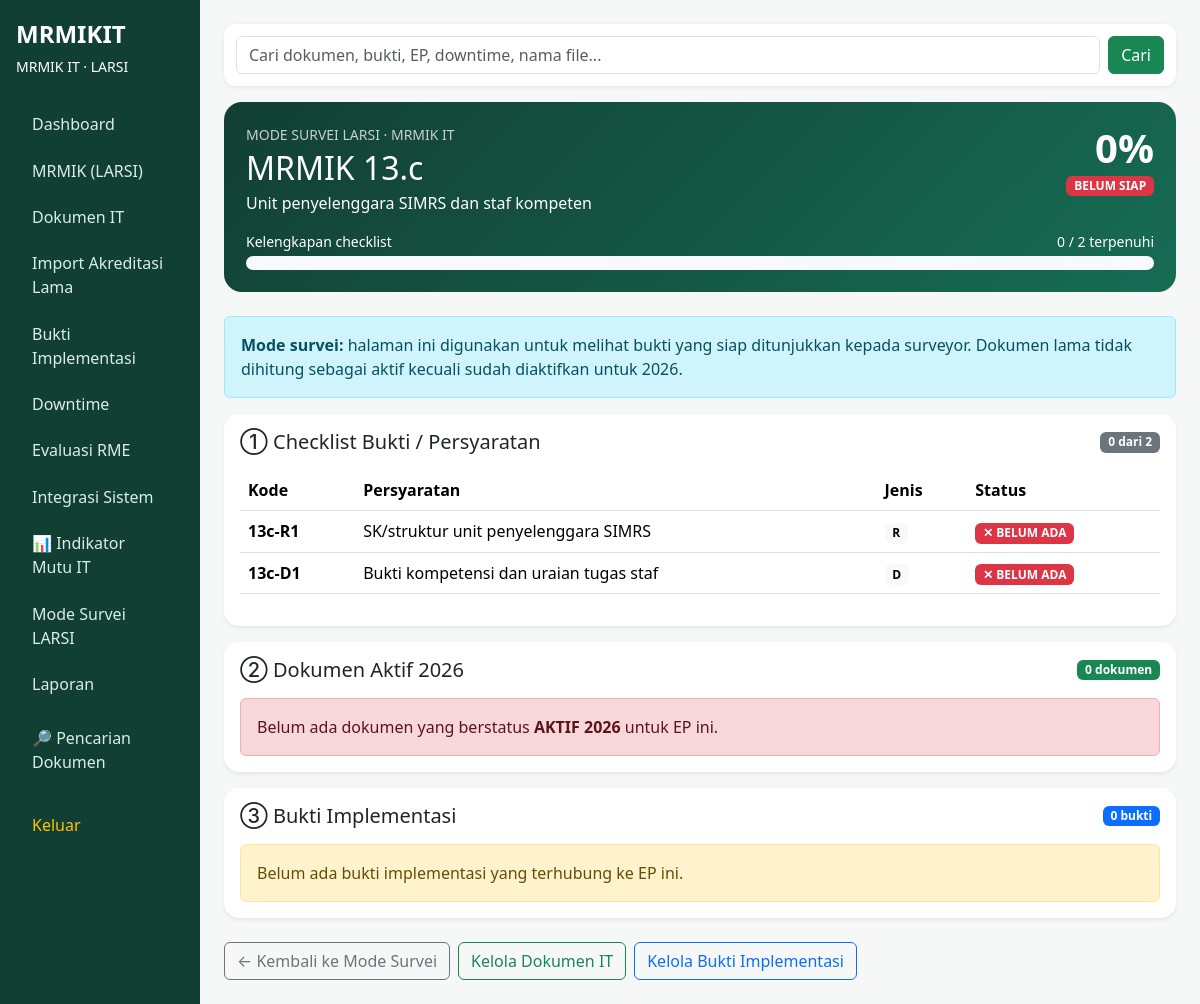
The page /mode-survei/detail.php?kode=MRMIK+13.c (signed in) on the database its author committed.
### tables this page shows
CREATE TABLE IF NOT EXISTS elemen_penilaian (id INT AUTO_INCREMENT PRIMARY KEY, kode VARCHAR(30) UNIQUE NOT NULL, kategori VARCHAR(100), judul VARCHAR(255) NOT NULL, deskripsi TEXT, urutan INT NOT NULL DEFAULT 0);

CREATE TABLE IF NOT EXISTS evidence_requirement (id INT AUTO_INCREMENT PRIMARY KEY, ep_id INT NOT NULL, kode VARCHAR(30) UNIQUE NOT NULL, nama VARCHAR(255) NOT NULL, jenis ENUM('R','D','O') NOT NULL, wajib TINYINT(1) DEFAULT 1, urutan INT DEFAULT 0, FOREIGN KEY(ep_id) REFERENCES elemen_penilaian(id) ON DELETE CASCADE);

### mode-survei/detail.php (the view, shortened to what this page needs)
<?php
require_once __DIR__.'/../config/auth.php';
$kode=$_GET['kode']??'';
$st=$pdo->prepare('SELECT * FROM elemen_penilaian WHERE kode=?');
$st->execute([$kode]);
$ep=$st->fetch();
$st=$pdo->prepare("
    SELECT er.*,
           (SELECT COUNT(*) FROM bukti_ep be WHERE be.requirement_id=er.id) AS bukti_count,
           (SELECT COUNT(*) FROM dokumen_ep de
              JOIN dokumen d ON d.id=de.dokumen_id
             WHERE de.ep_id=er.ep_id
               AND d.status_akreditasi='aktif_2026'
               AND d.tahun_aktif=2026) AS dok_count
    FROM evidence_requirement er
    WHERE er.ep_id=?
    ORDER BY er.urutan
");
$st->execute([$ep['id']]);
$reqs=$st->fetchAll();
$docs=$pdo->prepare("
    SELECT d.*, p.nama AS pic_nama
    FROM dokumen d
    JOIN dokumen_ep de ON de.dokumen_id=d.id
    LEFT JOIN pic p ON p.id=d.pic_id
    WHERE de.ep_id=?
      AND d.status_akreditasi='aktif_2026'
      AND d.tahun_aktif=2026
    ORDER BY d.updated_at DESC
");
$docs->execute([$ep['id']]);
$docs=$docs->fetchAll();
$b=$pdo->prepare("
    SELECT b.*, p.nama AS pic_nama
    FROM bukti_implementasi b
    JOIN bukti_ep be ON be.bukti_id=b.id
    LEFT JOIN pic p ON p.id=b.pic_id
    WHERE be.ep_id=?
    ORDER BY b.created_at DESC
");
$b->execute([$ep['id']]);
$b=$b->fetchAll();
$total=count($reqs);
$ready=0;
$percent=$total?round($ready/$total*100):0;
if($percent===100 && $total>0){
    $statusClass='bg-success'; $statusText='SIAP';
} elseif($percent>0){
    $statusClass='bg-warning text-dark'; $statusText='PERLU DILENGKAPI';
} else {
    $statusClass='bg-danger'; $statusText='BELUM SIAP';
}
require __DIR__.'/../partials/header.php';
?>
<div class="survei-header mb-4">
    <div class="d-flex justify-content-between align-items-start gap-3 flex-wrap">
        <div>
            <div class="small opacity-75 mb-1">MODE SURVEI LARSI · MRMIK IT</div>
            <h2 class="mb-1"><?=htmlspecialchars($ep['kode'])?></h2>
            <div><?=htmlspecialchars($ep['judul'])?></div>
        </div>
        <div class="text-end">
            <div class="display-6 fw-bold"><?=$percent?>%</div>
            <span class="badge <?=$statusClass?>"><?=$statusText?></span>
        </div>
    </div>
    <div class="mt-3">
        <div class="d-flex justify-content-between small mb-1">
            <span>Kelengkapan checklist</span>
            <span><?=$ready?> / <?=$total?> terpenuhi</span>
        </div>
        <div class="progress progress-readiness bg-light">
        </div>
    </div>
</div>
<div class="alert alert-info">
    <strong>Mode survei:</strong> halaman ini digunakan untuk melihat bukti yang siap ditunjukkan kepada surveyor. Dokumen lama tidak dihitung sebagai aktif kecuali sudah diaktifkan untuk 2026.
</div>
<div class="card shadow-sm section-card mb-3">
    <div class="card-body">
        <div class="d-flex justify-content-between align-items-center mb-3 flex-wrap gap-2">
            <h5 class="mb-0">① Checklist Bukti / Persyaratan</h5>
            <span class="badge text-bg-secondary"><?=$ready?> dari <?=$total?></span>
        </div>
        <div class="table-responsive">
            <table class="table align-middle">
                <thead>
                    <tr><th>Kode</th><th>Persyaratan</th><th>Jenis</th><th>Status</th></tr>
                </thead>
                <tbody>
                <?php foreach($reqs as $r):
                    $ok=((int)$r['bukti_count']>0 || (int)$r['dok_count']>0);
                ?>
                    <tr class="<?=$ok?'req-ok':'req-missing'?>">
                        <td><strong><?=htmlspecialchars($r['kode'])?></strong></td>
                        <td><?=htmlspecialchars($r['nama'])?></td>
                        <td><span class="badge text-bg-light"><?=htmlspecialchars($r['jenis'])?></span></td>
                        <td>
                            <?php if($ok): ?>
                                <span class="badge badge-active">✓ TERPENUHI</span>
                            <?php else: ?>
                                <span class="badge bg-danger">✕ BELUM ADA</span>
                            <?php endif; ?>
                        </td>
                    </tr>
                <?php endforeach; ?>
                </tbody>
            </table>
        </div>
    </div>
</div>
<div class="card shadow-sm section-card mb-3">
    <div class="card-body">
        <div class="d-flex justify-content-between align-items-center mb-3">
            <h5 class="mb-0">② Dokumen Aktif 2026</h5>
            <span class="badge badge-active"><?=$docs?count($docs):0?> dokumen</span>
        </div>
        <?php if(!$docs): ?>
            <div class="alert alert-danger mb-0">Belum ada dokumen yang berstatus <strong>AKTIF 2026</strong> untuk EP ini.</div>
        <?php endif; ?>
    </div>
</div>
<div class="card shadow-sm section-card mb-4">
    <div class="card-body">
        <div class="d-flex justify-content-between align-items-center mb-3">
            <h5 class="mb-0">③ Bukti Implementasi</h5>
            <span class="badge text-bg-primary"><?=$b?count($b):0?> bukti</span>
        </div>
        <?php if(!$b): ?>
            <div class="alert alert-warning mb-0">Belum ada bukti implementasi yang terhubung ke EP ini.</div>
        <?php endif; ?>
    </div>
</div>
<div class="d-flex gap-2 flex-wrap">
    <a href="index.php" class="btn btn-outline-secondary">← Kembali ke Mode Survei</a>
    <a href="/MRMIKIT/dokumen/" class="btn btn-outline-success">Kelola Dokumen IT</a>
    <a href="/MRMIKIT/bukti/" class="btn btn-outline-primary">Kelola Bukti Implementasi</a>
</div>
<?php require __DIR__.'/../partials/footer.php';

### partials/header.php (style rules this page uses)
body { background:#f5f8f7 }
.table td,.table th { vertical-align:middle }

### mode-survei/detail.php (style rules this page uses)
.survei-header { background:linear-gradient(135deg,#123f34,#176c54);color:#fff;border-radius:18px;padding:22px }
.progress-readiness { height:14px;border-radius:999px }
.section-card { border:0;border-radius:15px }
.req-missing { background:#fff5f5 }
.badge-active { background:#198754;color:#fff }

### rows shown on the page
elemen_penilaian: kode "MRMIK 13.c", judul "Unit penyelenggara SIMRS dan staf kompeten"
evidence_requirement: kode "13c-R1", nama "SK/struktur unit penyelenggara SIMRS", jenis "R"
evidence_requirement: kode "13c-D1", nama "Bukti kompetensi dan uraian tugas staf", jenis "D"

### other values the page prints
$percent "0"
$statusText "BELUM SIAP"
$ready "0"
$total "2"
